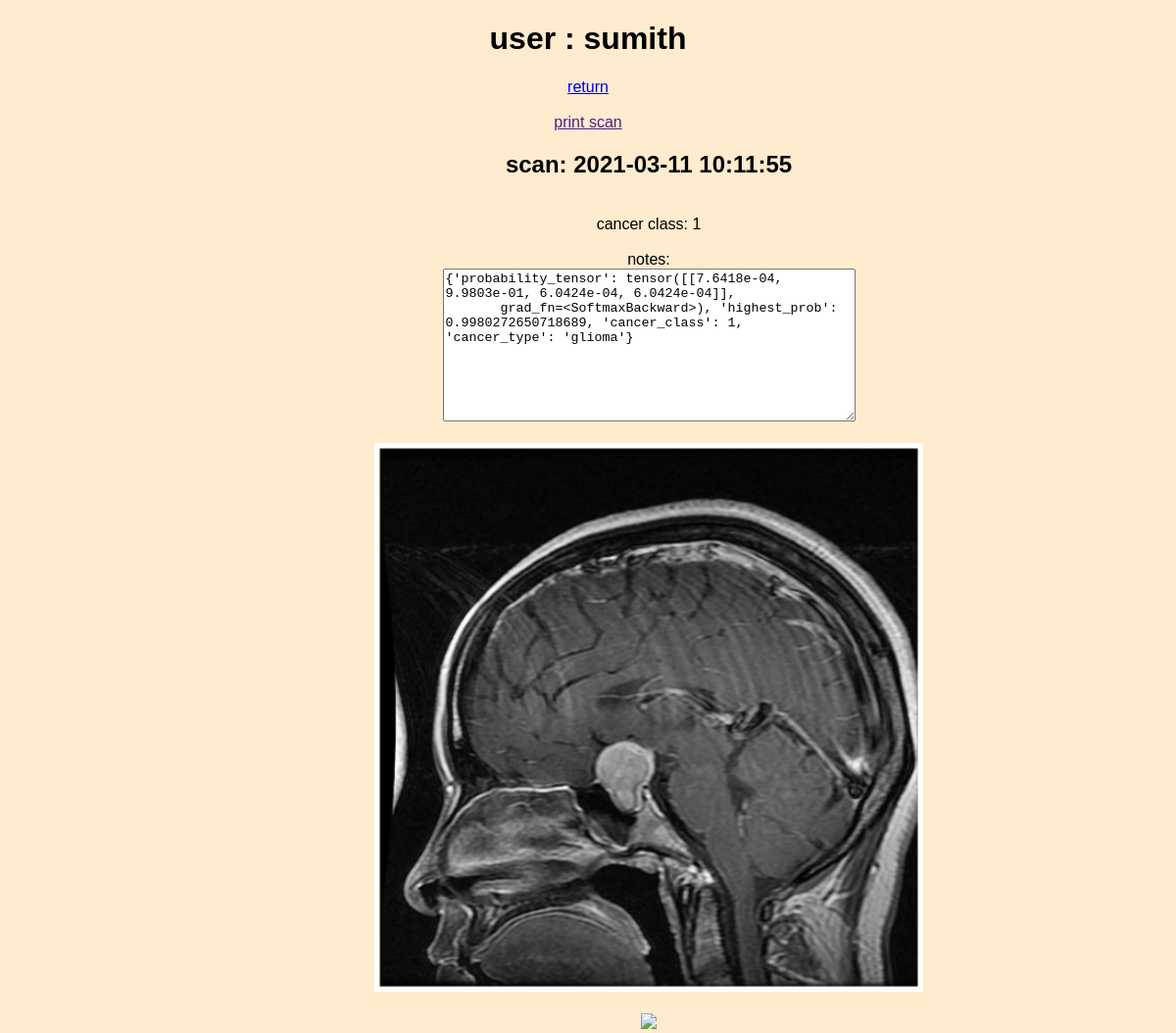
Screenshot of /view/1/51 with the database file from the repository.
### app.py (models this page shows, shortened)
class Images(db.Model):
    __bind_key__ = 'images'
    id = db.Column(db.Integer, primary_key=True)
    user_id = db.Column(db.Integer, ForeignKey(Users.id), nullable=True)
    image_path = db.Column(db.String(200), nullable=False)
    cancer_class = db.Column(db.Integer, nullable=True)
    scan_image_path = db.Column(db.String(200), nullable=True)
    notes = db.Column(db.String(200), nullable=True)
    date_time_added = db.Column(db.String(10))

### app.py (the view)
@app.route('/view/<int:userid>/<int:scanid>')
def view(userid, scanid):
    if userid == 0:
        user = userid
    else:
        user = Users.query.get_or_404(userid)
    return render_template('view_scan.html',
                           user=user,
                           scan=Images.query.get_or_404(scanid))

### app.py (called while the page is built)
@app.after_request
def add_header(r):
    r.cache_control.max_age = 0
    print('no cache')
    return r

### templates/view_scan.html (shortened to what this page needs)
{% extends 'base.html' %}
{% block body %}
{% if user.username %}
    <h1>user : {{user.username}}</h1>
{% else %}
    <h1>user : guest</h1>
{% endif %}
<a href='/user/{{scan.user_id}}'>return</a>
<br>
<br>
<a id='print_link' href=''>print scan</a>
<div style='width: 700px; position: relative; left: 26%;'>
    <h2>scan: {{scan.date_time_added}}</h2>
    <br>
    <a>cancer class: {{scan.cancer_class}}</a>
    <br>
    <br>
    <a>notes:</a>
    <br>
    <textarea readonly rows="10" cols="50" >{{scan.notes}}</textarea>
    <br>
    <br>
    <img src={{scan.image_path}} width='80%'>
    <br>
    <br>
    <img src={{scan.scan_image_path}} width="80%" atl='scan'>
</div>
{% endblock %}

### static/css/main.css (style rules this page uses)
body { font-family: sans-serif; text-align: center; margin: 0px; padding: 0px; background-color: blanchedalmond; }

### rows the page displays
Images: date_time_added "2021-03-11 10:11:55", cancer_class "1", notes "{'probability_tensor': tensor([[7.6418e-04, 9.9803e-01, 6.0424e-04, 6.0424e-04]], grad_fn=<SoftmaxBackward>), 'highest_prob': 0.9980272650718689, 'cancer_class': 1, 'cancer_type': 'glioma'}", image_path (picture)

### other values shown
{{ user.username }} "sumith"
